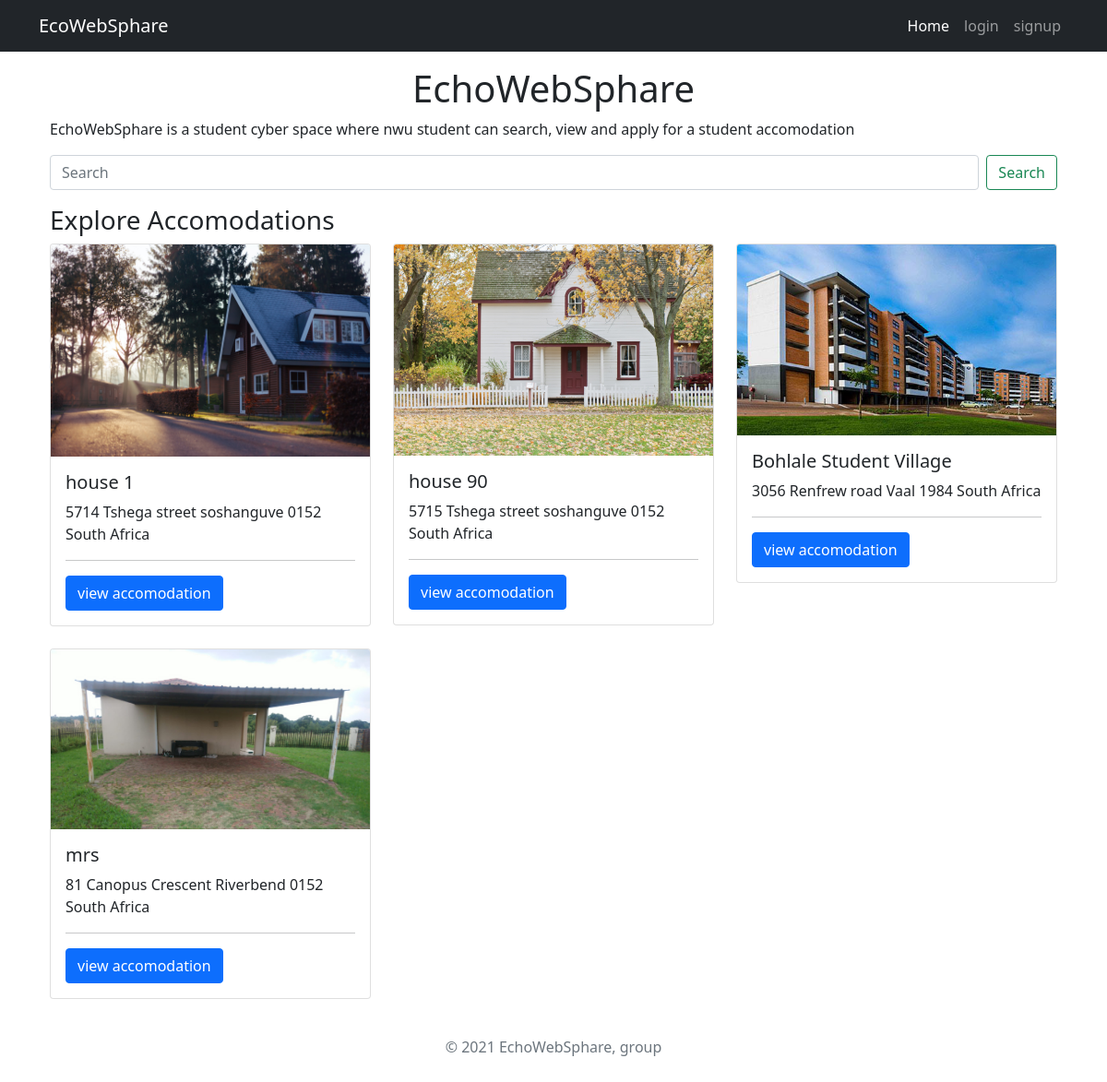
The page / on the database its author committed.
### accomodations/models.py (models this page shows, shortened)
class Accomodation(models.Model):
    owner = models.ForeignKey(settings.AUTH_USER_MODEL,on_delete=models.CASCADE, related_name="owner")
    title = models.CharField(max_length=255, unique=True)
    address = models.OneToOneField(Address, on_delete=models.CASCADE)
    likes = models.ManyToManyField(settings.AUTH_USER_MODEL, blank=True, related_name='accomodation_likes')
    image_1 = models.ImageField(upload_to='images')
    image_2 = models.ImageField(upload_to='images', null=True, blank=True)
    image_3 = models.ImageField(upload_to='images', null=True, blank=True)
    image_4 = models.ImageField(upload_to='images', null=True, blank=True)
    image_5 = models.ImageField(upload_to='images', null=True, blank=True)
    description = models.TextField()
    applied = models.ManyToManyField(settings.AUTH_USER_MODEL,default=None, blank=True, related_name="applied")
    date_added = models.DateTimeField(auto_now_add=True)

class Address(models.Model):
    class ProvinceChoice(models.TextChoices):
        GAUTENG = 'GP', ('Gauteng')
    house_number = models.CharField(max_length=20,default="5714")
    street_name = models.CharField(max_length=255,default="Tshega street")
    provice = models.CharField(max_length=2,choices=ProvinceChoice.choices,default=ProvinceChoice.GAUTENG)
    locality = models.CharField(max_length=255, null=True,blank=True, default="soshanguve")
    municipality = models.CharField(max_length=255,default="Tshwane")
    postal_code = models.CharField(max_length=10,default="0152")
    country = models.CharField(default="South Africa", max_length=12, editable=False)
    def __str__(self):
        return f"{self.house_number} {self.street_name} {self.locality} {self.postal_code} {self.country}"

### accomodations/views.py (the view)
# urls.py: path('', AccomodationList.as_view(), name='home'),
class AccomodationList(ListView):
    model = Accomodation
    paginate_by = 10
    template_name = 'home.html'

### templates/home.html (shortened to what this page needs)
{% extends 'base.html' %}
{% load hitcount_tags %}
{% load crispy_forms_tags %}
{% block content %}
<div class="container mt-3">
    <h1 class="d-flex justify-content-center">
        EchoWebSphare
    </h1>
    <p>
        EchoWebSphare is a student cyber space where nwu student can search, view and apply for a student
        accomodation
    </p>
</div>
<div class="container mt-3 mb-3">
    <div class="justify-content-center">
        <form class="d-flex Bootstrap" action="{% url 'search_results' %}" method="get">
            <input name="q" class="form-control me-2" type="search" placeholder="Search" aria-label="Search">
            <button class="btn btn-outline-success" type="submit">Search</button>
        </form>
    </div>
</div>
<section class="container">
    <div class="">
        <h3>
            Explore Accomodations
        </h3>
    </div>
    <div class="row row-cols-1 row-cols-md-2 row-cols-lg-3 row-cols-sm-auto g-4">
        {% for house in accomodation_list %}
        <div class="col">
            <div class="card">
                <img src="{{house.image_1.url}}" class="card-img-top" alt="...">
                <div class="card-body">
                    <h5 class="card-title">{{house.title}}</h5>
                    <p class="card-text">{{house.address}}</p>
                    <hr>
                    <a href="{% url 'accomodation-detail' house.id %}" class="btn btn-primary">view accomodation</a>
                </div>
            </div>
        </div>
        {% endfor %}
    </div>
</section>
{% endblock %}

### rows shown on the page
Accomodation: image_1 (picture), title "house 1", address "5714 Tshega street soshanguve 0152 South Africa"
Accomodation: image_1 (picture), title "house 90", address "5715 Tshega street soshanguve 0152 South Africa"
Accomodation: image_1 (picture), title "Bohlale Student Village", address "3056 Renfrew road Vaal 1984 South Africa"
Accomodation: image_1 (picture), title "mrs", address "81 Canopus Crescent Riverbend 0152 South Africa"
